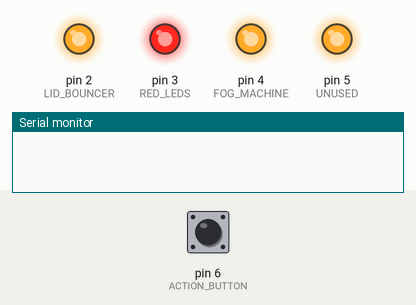
Bench run of a sketch on a simulated Arduino Uno, built with avr-gcc and run on an emulated ATmega328P. Parts: output pins drawn as LEDs (lit = HIGH), the last lines printed to the serial monitor. The inputs (shaded band) are chosen by the test bench; at power-on: pin 6 (ACTION_BUTTON) HIGH. Random numbers use the default seed unless the sketch sets one.

Above: at 1.2 s.
1.3 s: pin 6 (ACTION_BUTTON) pulled LOW for 0.15 s
At 3.6 s:
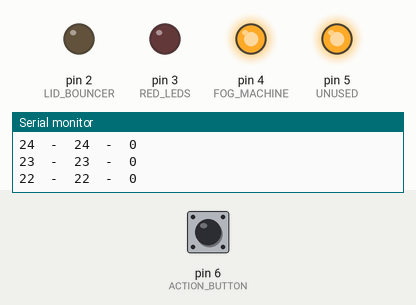
4.4 s: pin 6 (ACTION_BUTTON) pulled LOW for 1 s
At 5.5 s:
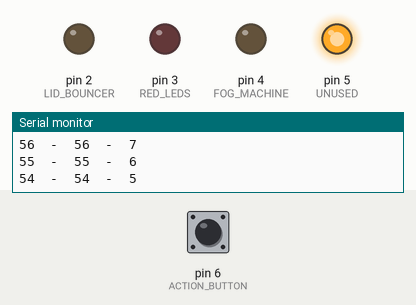
8.4 s: pin 6 (ACTION_BUTTON) pulled LOW for 3.2 s
At 10.5 s:
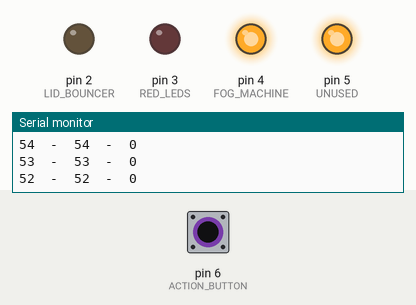
14.5 s: pin 6 (ACTION_BUTTON) driven LOW
At 15.3 s:
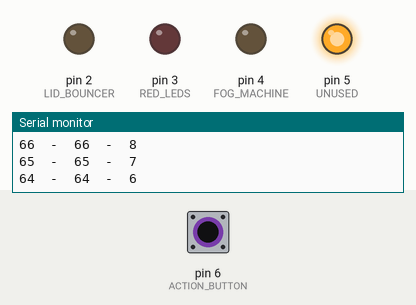
Timing chart, 0 to 18.5 s (numbered marks = the images above; inputs shaded):
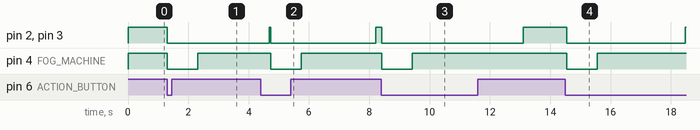

The sketch:

Monster_In_A_Box_V01.ino
```cpp
#define LID_BOUNCER 2   // Connect Digital Pin on Arduino to Relay Module
#define RED_LEDS    3   // Connect Digital Pin on Arduino to Relay Module
#define FOG_MACHINE 4   // Connect Digital Pin on Arduino to Relay Module
#define UNUSED      5   // Connect Digital Pin on Arduino to Relay Module

#define ACTION_BUTTON 6

#define FRAMERATE          20
#define FRAMEDELAY         1000/FRAMERATE

#define WAKE_SECONDS_MIN    3 // Seconds
#define WAKE_SECONDS_MAX    5 // Seconds
#define WAKE_DELAY         10 // Seconds

#define WAKE_FRAMES_MIN     WAKE_SECONDS_MIN  * FRAMERATE
#define WAKE_FRAMES_MAX     WAKE_SECONDS_MAX * FRAMERATE
#define WAKE_DELAY_FRAMES   WAKE_DELAY  * FRAMERATE

void setup()
{
  // initialize serial communication:
  Serial.begin(9600);

  // Setup all the relay Pins
  pinMode(LID_BOUNCER, OUTPUT);
  pinMode(RED_LEDS,    OUTPUT);
  pinMode(FOG_MACHINE, OUTPUT);
  pinMode(UNUSED,      OUTPUT);

  openRelay(LID_BOUNCER);
  openRelay(RED_LEDS);
  openRelay(FOG_MACHINE);
  openRelay(UNUSED);

  pinMode(ACTION_BUTTON, INPUT_PULLUP);

}

boolean monsterIsAwake = false;

void loop()
{
  if (digitalRead(ACTION_BUTTON) == LOW)   // using a pullup, thus LOW means the button is pressed
  {
    wakeMonster();
  }

  if (monsterIsAwake)
  {
    updateDevices();
  }

  delay(FRAMEDELAY);
}


/*
 * Wake Monster
 */
void wakeMonster()
{
  if (!monsterIsAwake)
  {
    int activityDuration = random(WAKE_FRAMES_MIN, WAKE_FRAMES_MAX); // this is how long the monster will be active

  Serial.print("WAKE UP : ");
  Serial.print(WAKE_FRAMES_MIN);
  Serial.print(" : ");
  Serial.print(WAKE_FRAMES_MAX);
  Serial.print(" : ");
  Serial.println(activityDuration);

    int wakeDuration = activityDuration + WAKE_DELAY_FRAMES;    // force a delay between wake cycles
    monsterIsAwake = true;

    bounceLid(activityDuration);
    flashRedLight(activityDuration);
    activateSmoke(FRAMERATE);    // Hold the smoke button for 1 second
  }
}

int lidBounceCountdown     = 0;
int flashRedLightCountdown = 0;
int smokeCountdown         = 0;

/*
 *
 */
void updateDevices()
{
  Serial.print(lidBounceCountdown);
  Serial.print("  -  ");
  Serial.print(flashRedLightCountdown);
  Serial.print("  -  ");
  Serial.print(smokeCountdown);
  Serial.println(" ");

  monsterIsAwake = lidBounceCountdown > 0 || flashRedLightCountdown > 0 || smokeCountdown > 0;

  if (lidBounceCountdown <= 0)
  {
    bounceLid(0);
  } else {
    lidBounceCountdown--;
  }

  if (flashRedLightCountdown <= 0)
  {
    flashRedLight(0);
  } else {
    flashRedLightCountdown--;
  }

  if (smokeCountdown <= 0)
  {
    activateSmoke(0);
  } else {
    smokeCountdown--;
  }


}


/*
 * Bounce the box lid
 *     duration of 0 means STOP
 */
void bounceLid(int duration)
{
  if (duration <= 0)
  {
    openRelay(LID_BOUNCER);

  } else {
    // start the lid bouncing
    closeRelay(LID_BOUNCER);

    // set a timeout to stop after duration
    lidBounceCountdown = duration;
  }
}


/*
 * Flash Red Lights
 *     duration of 0 means STOP
 */
void flashRedLight(int duration)
{
  if (duration <= 0)
  {
    openRelay(RED_LEDS);

  } else {
    // start the light flashing
    closeRelay(RED_LEDS);

    // set a timeout to stop after duration
    flashRedLightCountdown = duration;
  }

}

/*
 * Activate Smoke
 */
 void activateSmoke(int duration)
 {
  // 'press' the smoke button
  // duration should be a fixed amount of time needed for the machine to respond to the action
  // set a timeout to stop after duration

  if (duration <= 0)
  {
    openRelay(FOG_MACHINE);

  } else {
    // start the light flashing
    closeRelay(FOG_MACHINE);

    // set a timeout to stop after duration
    smokeCountdown = duration;
  }
 }

/*
 *  Sets the Normally Open (NO) terminal to OPEN
 *  Normally Closed will become Closed
 */
 void openRelay(int channel) {
  digitalWrite(channel, HIGH);
 }

/*
 *  Sets the Normally Open (NO) terminal to Closed.
 *  Normally Closed will become OPEN
 */
 void closeRelay(int channel) {
  digitalWrite(channel, LOW);
 }
```

Measured:
- after the input at 1.3 s, pin 2 (LID_BOUNCER), pin 3 (RED_LEDS): HIGH → LOW at once; pin 4 (FOG_MACHINE): HIGH → LOW at once, → HIGH 1.0 s later
- after the input at 4.4 s, pin 4 (FOG_MACHINE): HIGH → LOW after 0.33 s, → HIGH 1.0 s later
- after the input at 8.4 s, pin 2 (LID_BOUNCER), pin 3 (RED_LEDS): HIGH → LOW at once, → HIGH 4.7 s later; pin 4 (FOG_MACHINE): HIGH → LOW at once, → HIGH 1.0 s later
- after the input at 14.5 s, pin 2 (LID_BOUNCER), pin 3 (RED_LEDS): HIGH → LOW after 0.05 s, → HIGH 3.9 s later; pin 4 (FOG_MACHINE): HIGH → LOW after 0.05 s, → HIGH 1.0 s later
